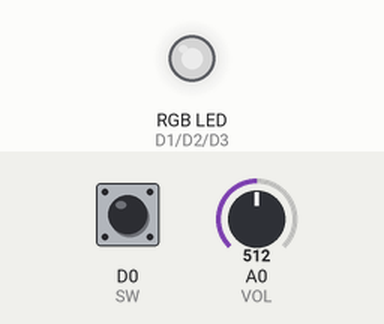
The sketch below on a simulated ESP8266 (NodeMCU). Shown: an RGB LED mixed from three pins (HIGH = lit). The inputs (shaded band) are chosen by the test bench; at power-on: A0 (VOL) = 512, D0 (SW) HIGH. Dim RGB values are drawn brighter than linear.

Above: at 1.2 s.
1.3 s: A0 (VOL) set to 716
At 2.3 s:
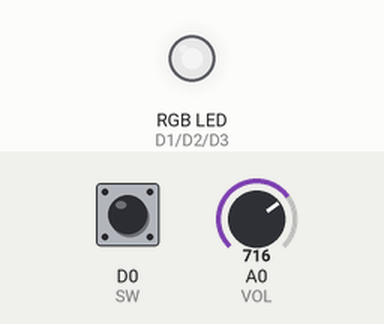
2.8 s: D0 (SW) pulled LOW for 0.15 s
4.4 s: A0 (VOL) set to 122
At 5.6 s:
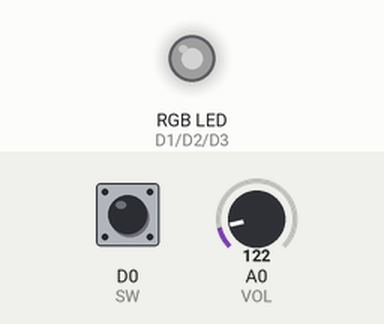
5.9 s: A0 (VOL) set to 0
At 7.0 s:
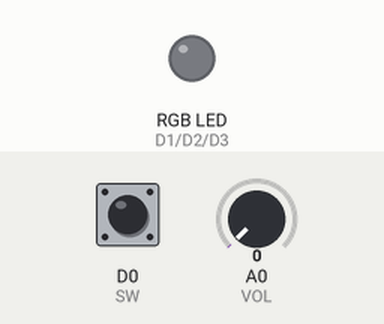
7.4 s: A0 (VOL) set to 1023
At 8.1 s:
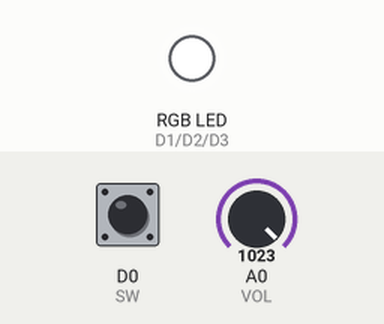
Timing chart, 0 to 9.9 s (numbered marks = the images above; inputs shaded):
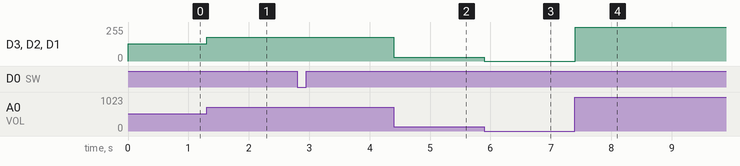

The sketch:

led_sw_vol.ino
```cpp
#define VOL A0
#define SW D0
#define RED D1
#define GREEN D2
#define BLUE D3
void setup() {
  // put your setup code here, to run once:
  pinMode(VOL, INPUT);
  pinMode(SW, INPUT);
  pinMode(RED, OUTPUT);
  pinMode(GREEN, OUTPUT);
  pinMode(BLUE, OUTPUT);
}

void loop() {
  // put your main code here, to run repeatedly:
  int vol = analogRead(VOL);
  analogWrite(RED, vol/4);
  analogWrite(GREEN, vol/4);
  analogWrite(BLUE, vol/4);
//  delay(500);
  if(!digitalRead(SW)){
    digitalWrite(RED, HIGH);
    digitalWrite(GREEN, HIGH);
    digitalWrite(BLUE, HIGH);
  }
}
```

Measured:
- after the input at 1.3 s, D3 (BLUE), D2 (GREEN), D1 (RED): 128/255 → 179/255 at once
- after the input at 4.4 s, D3 (BLUE), D2 (GREEN), D1 (RED): 179/255 → 30/255 at once
- after the input at 5.9 s, D3 (BLUE), D2 (GREEN), D1 (RED): 30/255 → 0/255 at once
- after the input at 7.4 s, D3 (BLUE), D2 (GREEN), D1 (RED): 0/255 → 255/255 at once
